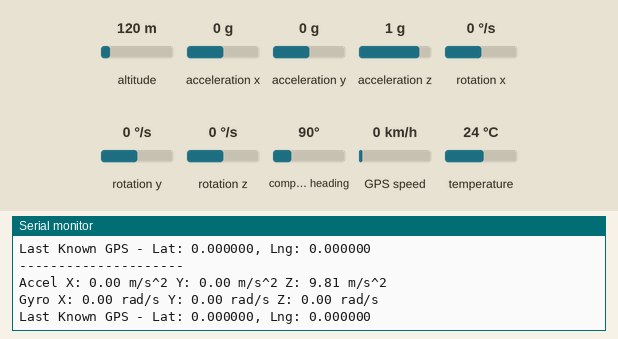
Bench run of a sketch on a simulated ESP32. Parts: the last lines printed to the serial monitor. The inputs (shaded band) are chosen by the test bench; at power-on: acceleration x 0 g, acceleration y 0 g, acceleration z 1 g, rotation x 0 °/s, rotation y 0 °/s, altitude 120 m, rotation z 0 °/s, compass heading 90°, GPS speed 0 km/h, temperature 24 °C. The GPS gets a fix after 3 s at 37.7749, -122.4194 with 8 satellites.

Above: at 1.2 s.
1.3 s: acceleration x set to -1.4 g
At 2.49 s:
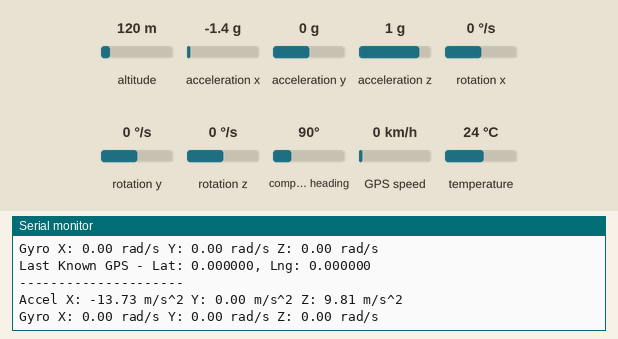
4.6 s: acceleration y set to -1.4 g
At 4.62 s:
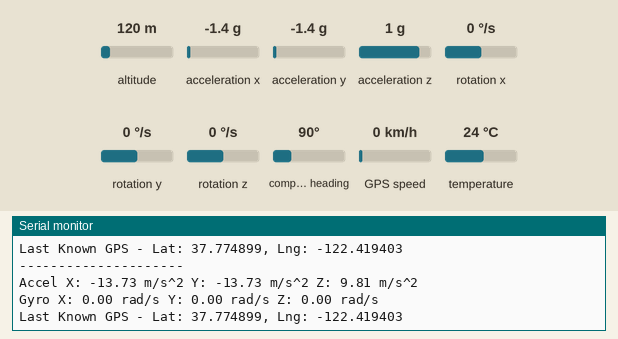
6.1 s: acceleration z set to -1.4 g
At 6.39 s:
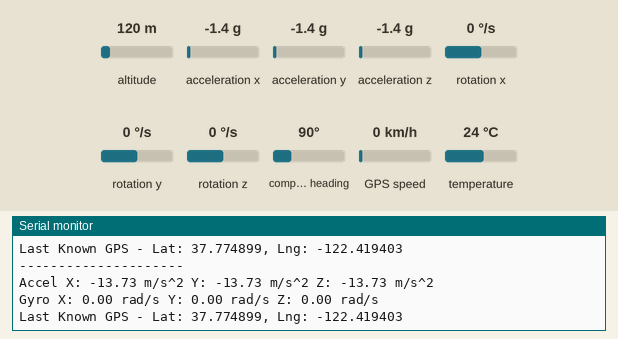
10.2 s: rotation x set to -192 °/s
At 10.31 s:
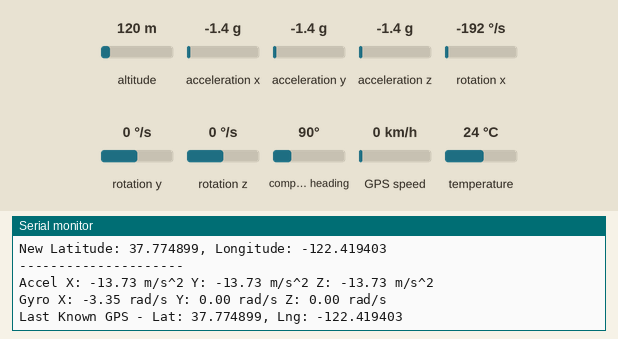
11.7 s: rotation y set to -192 °/s
At 11.75 s:
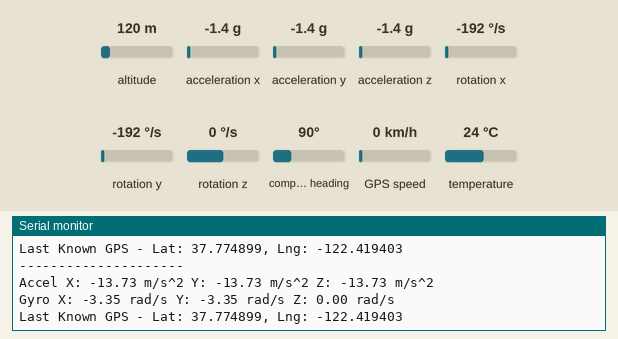

The sketch:

test.ino.ino
```cpp
#include <Wire.h>
#include <Adafruit_MPU6050.h>
#include <Adafruit_Sensor.h>
#include <TinyGPS++.h>

Adafruit_MPU6050 mpu;
TinyGPSPlus gps;
HardwareSerial GPS_Serial(2);

// Variables to store GPS data
float lastLat = 0;
float lastLng = 0;

void MPU6050_DATA() {
    sensors_event_t a, g, temp;
    mpu.getEvent(&a, &g, &temp);

    Serial.println("---------------------");
    Serial.print("Accel X: ");
    Serial.print(a.acceleration.x);
    Serial.print(" m/s^2 Y: ");
    Serial.print(a.acceleration.y);
    Serial.print(" m/s^2 Z: ");
    Serial.print(a.acceleration.z);
    Serial.println(" m/s^2");

    Serial.print("Gyro X: ");
    Serial.print(g.gyro.x);
    Serial.print(" rad/s Y: ");
    Serial.print(g.gyro.y);
    Serial.print(" rad/s Z: ");
    Serial.print(g.gyro.z);
    Serial.println(" rad/s");

    // Print last known GPS position with every MPU reading
    Serial.print("Last Known GPS - Lat: ");
    Serial.print(lastLat, 6);
    Serial.print(", Lng: ");
    Serial.println(lastLng, 6);
}

void GPS_DATA() {
    while (GPS_Serial.available() > 0) {
        if (gps.encode(GPS_Serial.read())) {
            if (gps.location.isUpdated()) {
                // Update the last known position
                lastLat = gps.location.lat();
                lastLng = gps.location.lng();

                Serial.println("**** New GPS Data ****");
                Serial.print("New Latitude: ");
                Serial.print(lastLat, 6);
                Serial.print(", Longitude: ");
                Serial.println(lastLng, 6);
            }
        }
    }
}

void setup() {
    Serial.begin(115200);
    GPS_Serial.begin(9600, SERIAL_8N1, 16, 17);
    Serial.println("GPS initialized!");

    if (!mpu.begin()) {
        Serial.println("Failed to find MPU6050 chip");
        while (1) {
            delay(10);
        }
    }
    Serial.println("MPU6050 Found!");
}

void loop() {
    MPU6050_DATA();
    GPS_DATA();
    delay(50);  // 50ms delay gives us roughly 20Hz update rate
}
// #include <Wire.h>
// #include <Adafruit_MPU6050.h>
// #include <Adafruit_Sensor.h>
// #include <TinyGPS++.h>
//
// Adafruit_MPU6050 mpu;
// TinyGPSPlus gps;
//
// HardwareSerial GPS_Serial(2);
//
// void MPU6050_DATA(){
  // sensors_event_t a, g, temp;
  // mpu.getEvent(&a, &g, &temp);
//
  // Serial.print("Accel X: "); Serial.print(a.acceleration.x); Serial.print(" m/s^2 ");
  // Serial.print("Y: "); Serial.print(a.acceleration.y); Serial.print(" m/s^2 ");
  // Serial.print("Z: "); Serial.print(a.acceleration.z); Serial.println(" m/s^2");
//
  // Serial.print("Gyro X: "); Serial.print(g.gyro.x); Serial.print(" rad/s ");
  // Serial.print("Y: "); Serial.print(g.gyro.y); Serial.print(" rad/s ");
  // Serial.print("Z: "); Serial.print(g.gyro.z); Serial.println(" rad/s");
// }
//
// void GPS_DATA(){
// while (GPS_Serial.available() > 0) {
    // if (gps.encode(GPS_Serial.read())) {
      // if (gps.location.isUpdated()) {
        // Serial.print("Latitude: "); Serial.print(gps.location.lat(), 6);
        // Serial.print(", Longitude: "); Serial.println(gps.location.lng(), 6);
      // }
    // }
  // }
//
// }
// void setup() {
  // Serial.begin(115200);
//
  //  GPS_Serial.begin(9600, SERIAL_8N1, 16,17);
  // Serial.println("GPS initialized!");
//
    // if (!mpu.begin()) {
    // Serial.println("Failed to find MPU6050 chip");
    // while (1) {
      // delay(10);
    // }
  // }
  // Serial.println("MPU6050 Found!");
// }
//
// void loop() {
//  MPU6050_DATA();
//  GPS_DATA();
  // delay(50);
// }
//
//
//
// #include <HardwareSerial.h>

// // Define the SIM800L connection
// #define SIM800L_TX 17 // ESP32 TX pin connected to SIM800L RX
// #define SIM800L_RX 16 // ESP32 RX pin connected to SIM800L TX

// HardwareSerial SIM800L(2); // Use Hardware Serial2

// void setup() {
//   // Start the serial monitor
//   Serial.begin(115200); // Debugging via Serial Monitor
//   delay(1000);

//   // Start SIM800L communication
//   SIM800L.begin(9600, SERIAL_8N1, SIM800L_RX, SIM800L_TX); // Baud rate 9600
//   delay(1000);

//   // Test AT Command
//   Serial.println("Sending AT command...");
//   SIM800L.println("AT"); // Basic AT test command
// }

// void loop() {
//   // Read responses from SIM800L
//   if (SIM800L.available()) {
//     String response = SIM800L.readString();
//     Serial.println("SIM800L Response: " + response);
//   }

//   // Send commands from Serial Monitor to SIM800L
//   if (Serial.available()) {
//     String command = Serial.readString();
//     SIM800L.println(command);
//   }
// }

// void setup(){

// }
// void loop(){

// }

// #include <Wire.h>
// #include <Adafruit_MPU6050.h>
// #include <Adafruit_Sensor.h>

// Adafruit_MPU6050 mpu;

// void setup() {
//   Serial.begin(115200);
//   while (!Serial)
//     delay(10);

//   if (!mpu.begin()) {
//     Serial.println("Failed to find MPU6050 chip");
//     while (1) {
//       delay(10);
//     }
//   }
//   Serial.println("MPU6050 Found!");

//   mpu.setAccelerometerRange(MPU6050_RANGE_2_G);
//   mpu.setGyroRange(MPU6050_RANGE_250_DEG);
//   mpu.setFilterBandwidth(MPU6050_BAND_21_HZ);
//   delay(100);
// }

// void loop() {
//   sensors_event_t accel, gyro, temp;
//   mpu.getEvent(&accel, &gyro, &temp);

//   Serial.print("Accel X: "); Serial.print(accel.acceleration.x); Serial.print(" m/s^2 ");
//   Serial.print("Y: "); Serial.print(accel.acceleration.y); Serial.print(" m/s^2 ");
//   Serial.print("Z: "); Serial.print(accel.acceleration.z); Serial.println(" m/s^2");

//   Serial.print("Gyro X: "); Serial.print(gyro.gyro.x); Serial.print(" rad/s ");
//   Serial.print("Y: "); Serial.print(gyro.gyro.y); Serial.print(" rad/s ");
//   Serial.print("Z: "); Serial.print(gyro.gyro.z); Serial.println(" rad/s");

//   delay(50);
// }


// #include <TinyGPS++.h>
// #include <HardwareSerial.h>


// TinyGPSPlus gps;
// HardwareSerial GPS_Serial(2);

// void setup() {
//   Serial.begin(115200);
//   GPS_Serial.begin(9600, SERIAL_8N1, 16, 17);
//   Serial.println("GPS Module Test");
// }

// void loop() {
//   while (GPS_Serial.available() > 0) {
//     char c = GPS_Serial.read();

//     if (gps.encode(c)) {
//       if (gps.location.isUpdated()) {
//         Serial.print("Latitude: ");
//         Serial.println(gps.location.lat(), 6);
//         Serial.print("Longitude: ");
//         Serial.println(gps.location.lng(), 6);
//       }
//     }
//   }
// }


// void setup(){
//   pinMode(2,OUTPUT);
// }

// void loop(){
//   digitalWrite(2,HIGH);
//   delay(1000);
//     digitalWrite(2,LOW);
//   delay(1000);
// }

//  void setup() {
     // initialize digital pin LED_BUILTIN as an output.
    //  pinMode(LED_BUILTIN, OUTPUT);
//  }

//  void loop() {
    //  digitalWrite(LED_BUILTIN, HIGH);
    //  delay(1000);
    //  digitalWrite(LED_BUILTIN, LOW);
    // delay(1000);
// }
// void setup(){}
// void loop(){}
```

Measured:
- after the input at 1.3 s, the serial monitor: prints a new line at once (image 1)
- after the input at 4.6 s, the serial monitor: prints a new line at once (image 2)
- after the input at 6.1 s, the serial monitor: prints a new line at once (image 3)
- after the input at 10.2 s, the serial monitor: prints a new line at once (image 4)
- after the input at 11.7 s, the serial monitor: prints a new line at once (image 5)
